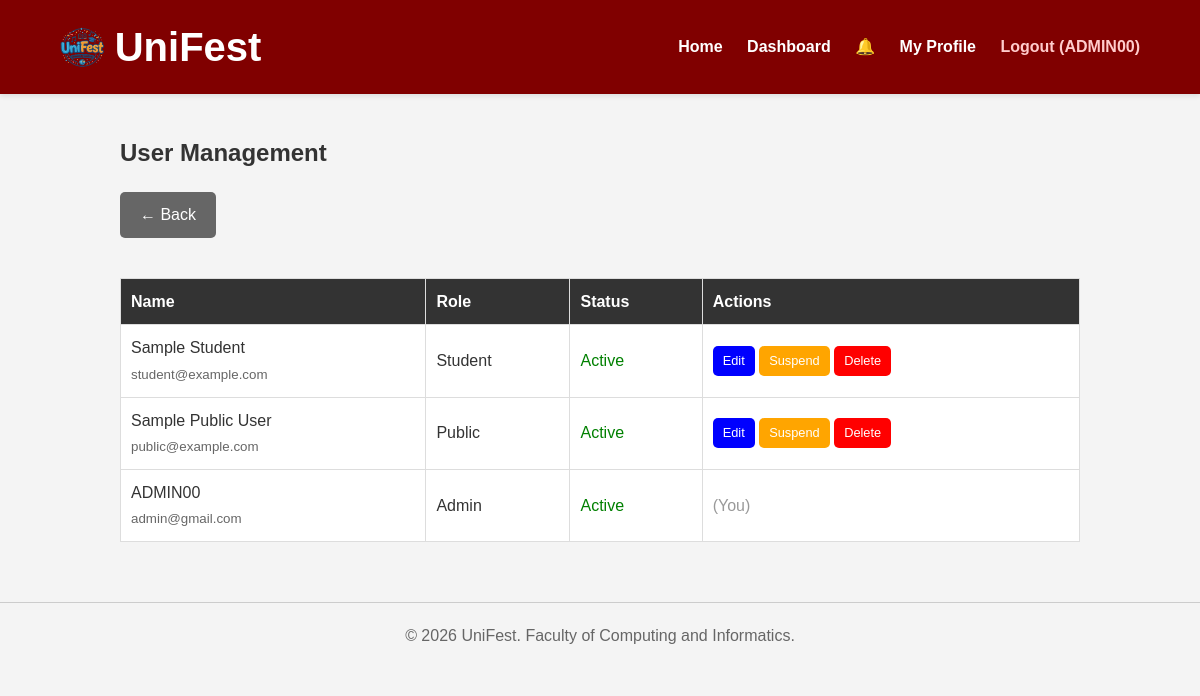
Page /manage_user.php (signed in) on the committed database.
### tables this page shows
CREATE TABLE `users` (
  `id` int(11) NOT NULL,
  `category` enum('Staff','Student','Public','Admin') NOT NULL,
  `name` varchar(100) NOT NULL,
  `email` varchar(100) NOT NULL,
  `phone` varchar(20) NOT NULL,
  `organization` varchar(100) NOT NULL,
  `interested_categories` text NOT NULL,
  `password` varchar(255) NOT NULL,
  `role` enum('admin','staff','student','public') NOT NULL DEFAULT 'public',
  `created_at` timestamp NOT NULL DEFAULT current_timestamp(),
  `status` enum('active','suspended') DEFAULT 'active'
);

### manage_user.php (the view, shortened to what this page needs)
<?php
require 'config/db.php';
require 'includes/header.php';
$stmt = $pdo->query("SELECT * FROM users ORDER BY created_at DESC");
$users = $stmt->fetchAll();
?>
<h2>User Management</h2>
<a href="dashboard.php" class="btn" style="background:#666; margin-bottom:20px;">&larr; Back</a>
<table style="width:100%; border-collapse: collapse; background: white;">
    <thead>
        <tr style="background-color: #333; color: white; text-align: left;">
            <th style="padding: 10px;">Name</th>
            <th style="padding: 10px;">Role</th>
            <th style="padding: 10px;">Status</th>
            <th style="padding: 10px;">Actions</th>
        </tr>
    </thead>
    <tbody>
        <?php foreach ($users as $u): ?>
            <tr style="border-bottom: 1px solid #ddd;">
                <td style="padding: 10px;">
                    <?= htmlspecialchars($u['name']) ?><br>
                    <small style="color:#666;"><?= htmlspecialchars($u['email']) ?></small>
                </td>
                <td style="padding: 10px;"><?= ucfirst($u['role']) ?></td>
                <td style="padding: 10px;">
                    <?php if ($u['status'] == 'suspended'): ?>
                        <span style="color:red; font-weight:bold;">Suspended</span>
                    <?php else: ?>
                        <span style="color:green;">Active</span>
                    <?php endif; ?>
                </td>
                <td style="padding: 10px;">
                    <?php if ($u['id'] != $_SESSION['user_id']): ?>
                        <a href="edit_user.php?id=<?= $u['id'] ?>" class="btn" style="padding:5px 10px; background:blue; font-size:0.8rem;">Edit</a>
                        <?php if ($u['status'] == 'active'): ?>
                            <a href="admin_action.php?action=suspend_user&id=<?= $u['id'] ?>" class="btn" style="padding:5px 10px; background:orange; font-size:0.8rem;" onclick="return confirm('Suspend this user?')">Suspend</a>
                        <?php else: ?>
                            <a href="admin_action.php?action=activate_user&id=<?= $u['id'] ?>" class="btn" style="padding:5px 10px; background:green; font-size:0.8rem;">Activate</a>
                        <?php endif; ?>
                        <a href="admin_action.php?action=delete_user&id=<?= $u['id'] ?>" class="btn" style="padding:5px 10px; background:red; font-size:0.8rem;" onclick="return confirm('Delete user?')">Delete</a>
                    <?php else: ?>
                        <span style="color:#999;">(You)</span>
                    <?php endif; ?>
                </td>
            </tr>
        <?php endforeach; ?>
    </tbody>
</table>
<?php require 'includes/footer.php'; ?>

### assets/style.css (style rules this page uses)
:root { --primary-color: #800000; --secondary-color: #333; --bg-color: #f4f4f4; --text-color: #333; }
body { font-family: Arial, sans-serif; background-color: var(--bg-color); margin: 0; padding: 0; color: var(--text-color); line-height: 1.6; }
.btn { display: inline-block; background-color: var(--primary-color); color: white; padding: 10px 20px; text-decoration: none; border-radius: 5px; border: none; cursor: pointer; font-size: 1rem; }
table { width: 100%; border-collapse: collapse; margin-top: 20px; background: white; }
th, td { padding: 12px; border: 1px solid #ddd; text-align: left; }
th { background-color: var(--secondary-color); color: white; }

### rows in the picture
users: name "Sample Student", email "student@example.com", role "Student", status "Active"
users: name "Sample Public User", email "public@example.com", role "Public", status "Active"
users: name "ADMIN00", email "admin@gmail.com", role "Admin", status "Active", shows "(You)"

### other values in the picture
$_SESSION['user_name'] "ADMIN00"
